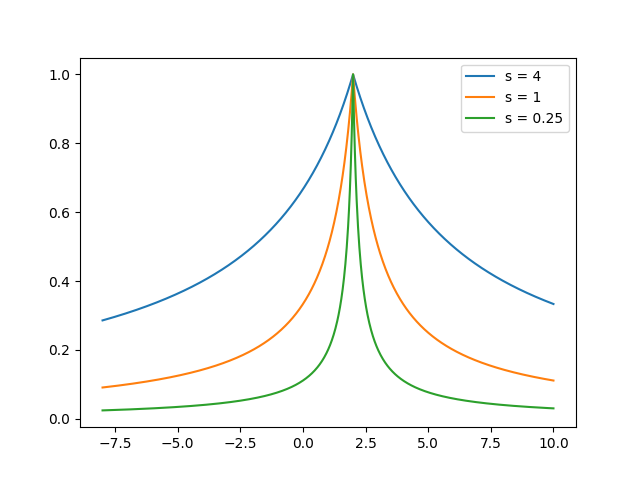

Here is the Python script that generated this plot:
import numpy as np
import matplotlib.pyplot as plt

x = np.linspace(-8, 10, 1000)
w = 2
s = [0.25, 1, 4]

y = 1/(1 + np.abs(x - 2)/np.abs(4))
plt.plot(x, y, label="s = 4")

y = 1/(1 + np.abs(x - 2)/np.abs(1))
plt.plot(x, y, label="s = 1")

y = 1/(1 + np.abs(x - 2)/np.abs(0.25))
plt.plot(x, y, label="s = 0.25")

plt.legend(loc="best")
plt.show()
